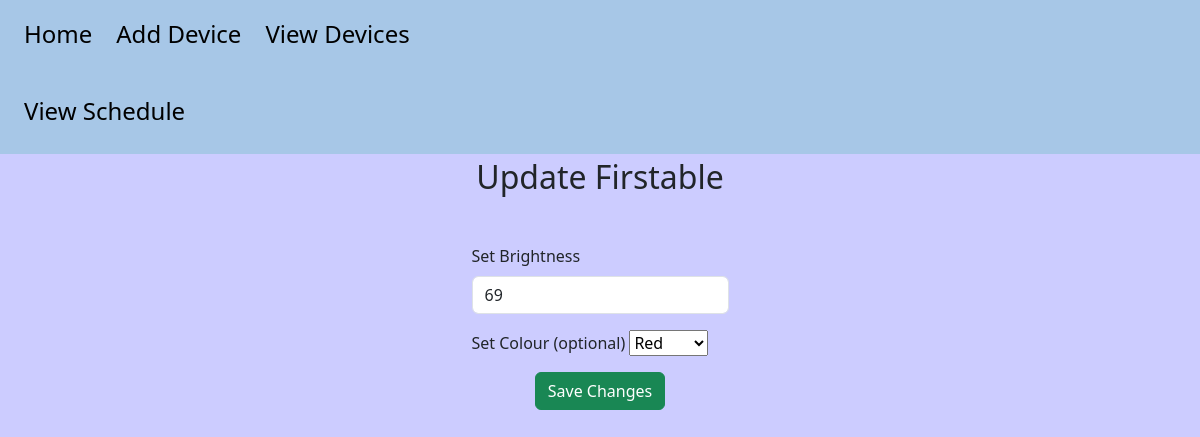
The page /update_light/1 on the database its author committed.
### database.py (models this page shows, shortened)
class Device(db.Model):
    __tablename__ = "devices"
    id = db.Column(db.Integer, primary_key=True)
    name = db.Column(db.String(80), nullable=False)
    type = db.Column(db.String(20), nullable=False)
    status = db.Column(db.Boolean, default=False)
    temperature = db.Column(db.Integer, nullable=True)
    brightness = db.Column(db.Integer, nullable=True)
    colour = db.Column(db.String(20), nullable=True)

### routes.py (the view, shortened to what this page needs)
@app.route('/update_light/<int:device_id>', methods=['GET', 'POST'])
def update_light(device_id):
    device = Device.query.get_or_404(device_id)
    if device.type not in ('BasicLight', 'ColourLight'):
        return "Brightness can't be updated for this device.", 400
    form = UpdateBrightnessForm()
    return render_template('update_light.html', form=form, device=device, title='Change Light')

### forms.py
class UpdateBrightnessForm(FlaskForm):
    brightness = IntegerField('Set Brightness', validators=[DataRequired()])
    colour = SelectField('Set Colour (optional)', choices=[(c.name, c.value.title()) for c in Colour], validators=[Optional()])
    submit = SubmitField('Save Changes')

### templates/update_light.html (shortened to what this page needs)
{% extends 'base.html' %}
{% block body %}
<h2 class="title">Update {{ device.name }}</h2>
<div class="row">
    <div class="col"></div>
    <div class="col updating">
        <form method="POST">
    <div class="mb-3">
        {{ form.brightness.label(class="form-label") }}
        {{ form.brightness(class="form-control", value=device.brightness or '') }}
    </div>
    <div class="mb-3">
        {% if device.type == 'ColourLight' %}
            {{ form.colour.label }} {{ form.colour() }}
        {% endif %}
    </div>
    <div class="upbutt">
        <button type="submit" class="btn btn-success">{{ form.submit.label.text }}</button>
    </div>
</form>
    </div>
    <div class="col"></div>
</div>
{% endblock %}

### static/style.css (style rules this page uses)
body { background-color: #CCCCFF; }
.title { text-align: center; padding-bottom: 40px; }
.updating, .upbutt { display: flex; justify-content: center; }

### rows shown on the page
Device: name "Firstable", brightness "69", colour "Red"
